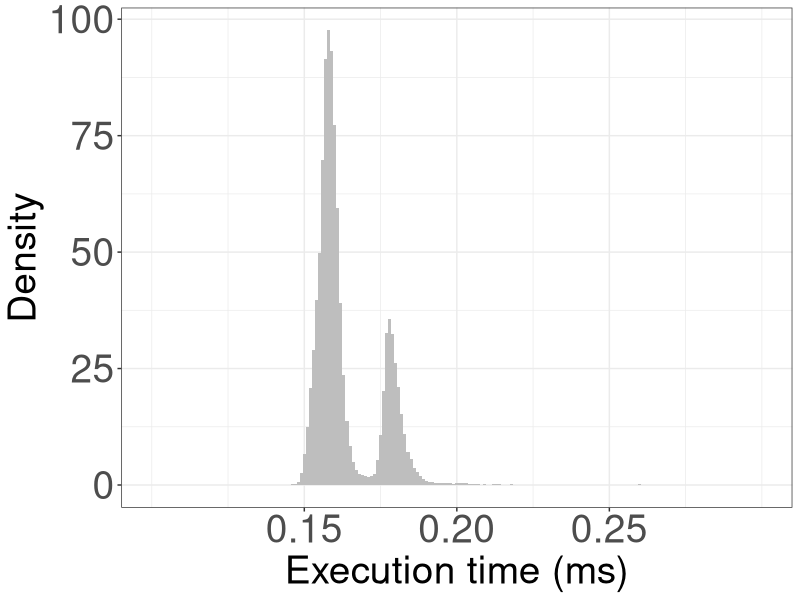
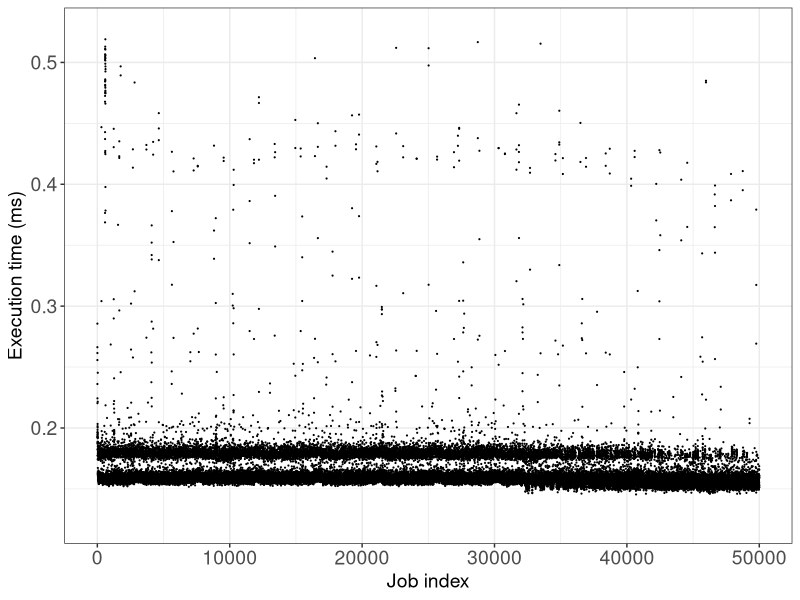
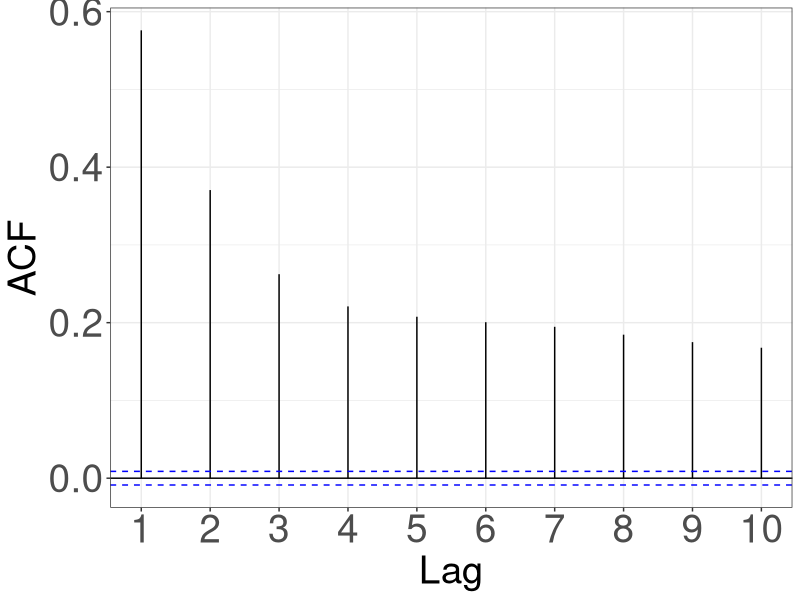
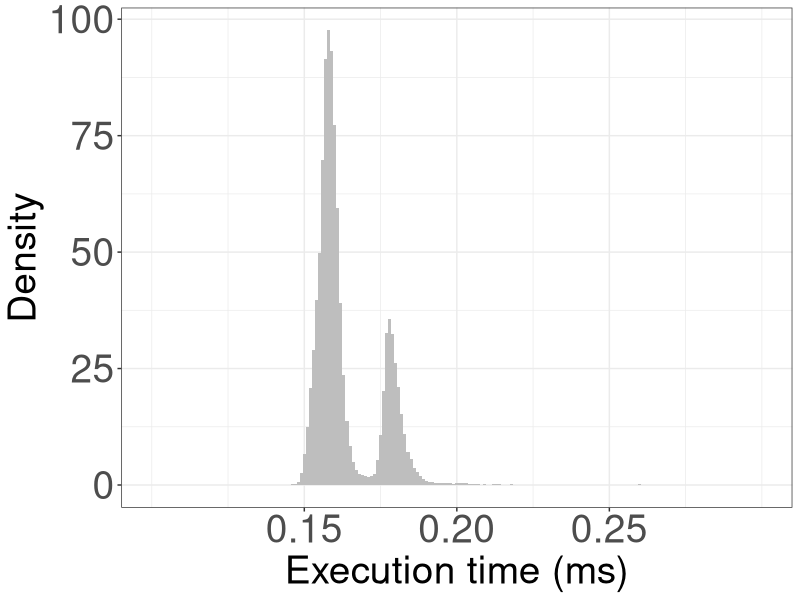
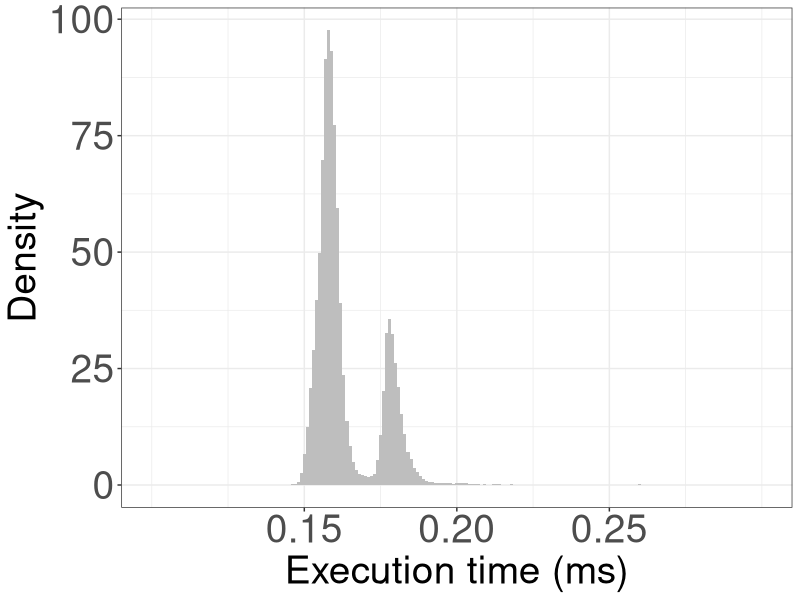
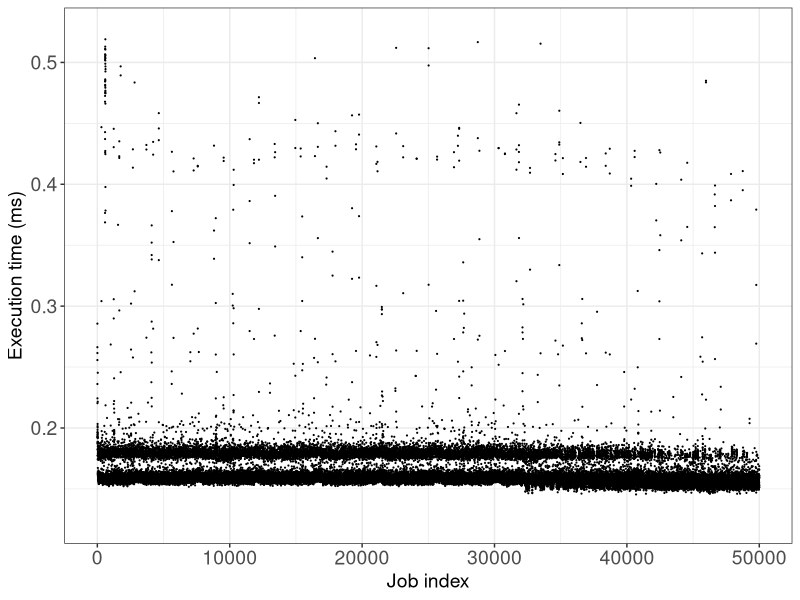
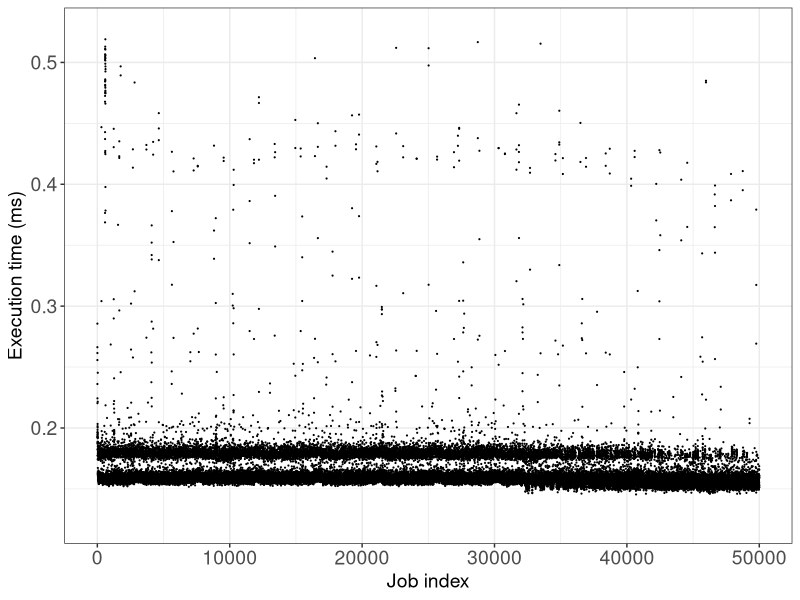
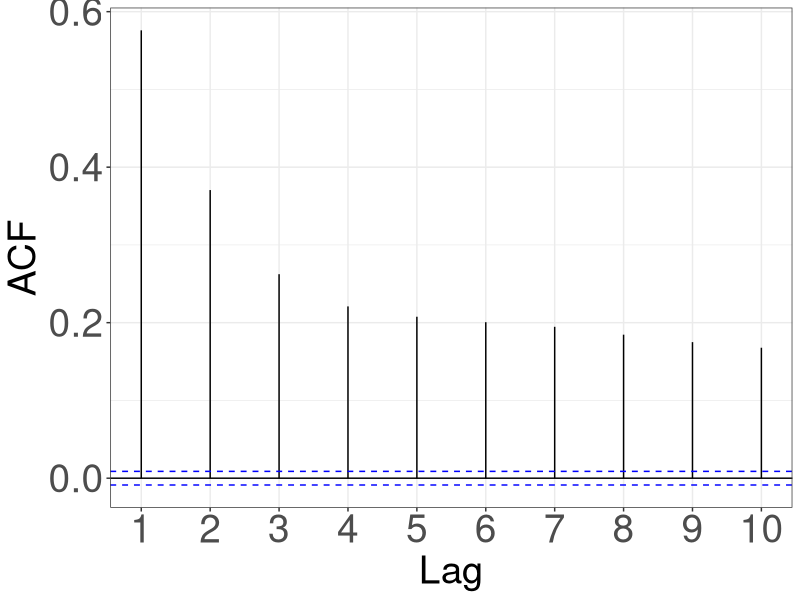

Reproduce these figures in R, in order.
library(ggplot2)
library(MASS)
library(forecast)


dataFrame <- read.csv("../data/traces_reports_csv/control_time_full.csv")
dataFrame$executionTimeMS = dataFrame$executionTime*1e-6
ggplot(dataFrame, aes(x=executionTimeMS)) +
  geom_histogram(binwidth = 0.001, aes(y=after_stat(density)), fill="grey") +
  xlab("Execution time (ms)") +
  ylab("Density") + theme_bw() +  theme(text = element_text(size = 28)) + 
  theme(axis.text.x= element_text(size = 28)) + 
  theme(axis.text.y= element_text(size = 28)) + 
  scale_x_continuous(breaks=c(0.15, 0.2, 0.25), limits=c(0.1, 0.3))
filename = "trace_density.png"
ggsave(filename, width=6, height=6)
filename = "trace_density.eps"
ggsave(filename, width=6, height=6)

dataFrame$index = 1:nrow(dataFrame)
ggplot(dataFrame, aes(x=index, y=executionTimeMS)) +
  geom_point(size=0.1) +
  ylim(0.125, 0.525) + 
  ylab("Execution time (ms)") +
  xlab("Job index" )+ 
  theme_bw() +  theme(text = element_text(size = 14)) +
  theme(axis.text.x= element_text(size = 14)) + 
  theme(axis.text.y= element_text(size = 14)) 
filename = "trace_sequence.png"
ggsave(filename, height = 3, width = 6)
filename = "trace_sequence.eps"
ggsave(filename, height = 3, width = 6)


dataFrame <- read.csv("../data/traces_reports_csv/control_time_full.csv")

ggAcf(
  dataFrame$executionTime,
  lag.max = 10,
  plot = TRUE,
) + theme_bw() +  theme(text = element_text(size = 28)) +
  theme(axis.text.x= element_text(size = 28)) + 
  theme(axis.text.y= element_text(size = 28)) + 
  theme(plot.title=element_blank())

filename = "ggplot_acorr.png"
ggsave(filename, width=6, height=6)
filename = "ggplot_acorr.eps"
ggsave(filename, width=6, height=6)



      
